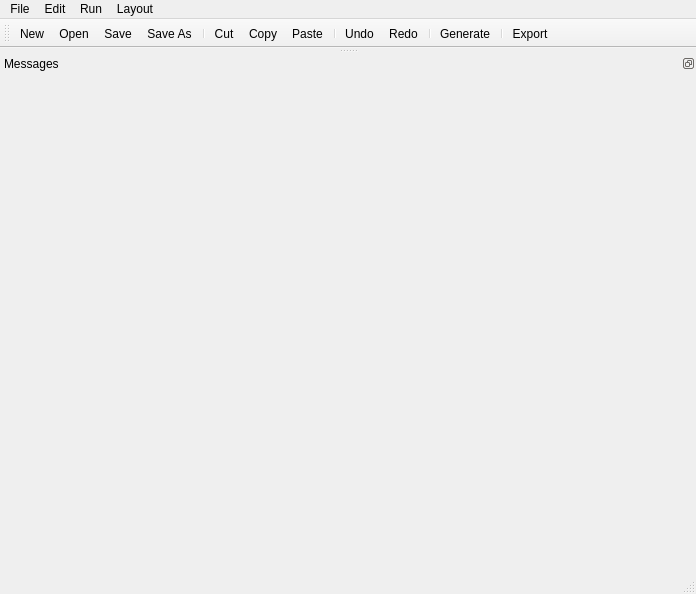
<?xml version="1.0" encoding="UTF-8"?>
<ui version="4.0">
 <class>MainWindow</class>
 <widget class="QMainWindow" name="MainWindow">
  <property name="enabled">
   <bool>true</bool>
  </property>
  <property name="geometry">
   <rect>
    <x>0</x>
    <y>0</y>
    <width>696</width>
    <height>594</height>
   </rect>
  </property>
  <property name="windowTitle">
   <string>Fromage IDE</string>
  </property>
  <property name="autoFillBackground">
   <bool>true</bool>
  </property>
  <property name="unifiedTitleAndToolBarOnMac">
   <bool>false</bool>
  </property>
  <widget class="QWidget" name="centralwidget">
   <property name="sizePolicy">
    <sizepolicy hsizetype="Preferred" vsizetype="Maximum">
     <horstretch>0</horstretch>
     <verstretch>0</verstretch>
    </sizepolicy>
   </property>
  </widget>
  <widget class="QStatusBar" name="statusbar">
   <property name="enabled">
    <bool>true</bool>
   </property>
  </widget>
  <widget class="QToolBar" name="toolBar">
   <property name="windowTitle">
    <string>toolbar</string>
   </property>
   <attribute name="toolBarArea">
    <enum>TopToolBarArea</enum>
   </attribute>
   <attribute name="toolBarBreak">
    <bool>false</bool>
   </attribute>
   <addaction name="actionNew"/>
   <addaction name="actionOpen"/>
   <addaction name="actionSave"/>
   <addaction name="actionSaveAs"/>
   <addaction name="separator"/>
   <addaction name="actionCut"/>
   <addaction name="actionCopy"/>
   <addaction name="actionPaste"/>
   <addaction name="separator"/>
   <addaction name="actionUndo"/>
   <addaction name="actionRedo"/>
   <addaction name="separator"/>
   <addaction name="actionGenerate"/>
   <addaction name="separator"/>
   <addaction name="actionExport"/>
  </widget>
  <widget class="QMenuBar" name="menuBar">
   <property name="geometry">
    <rect>
     <x>0</x>
     <y>0</y>
     <width>696</width>
     <height>18</height>
    </rect>
   </property>
   <widget class="QMenu" name="menuFile">
    <property name="title">
     <string>File</string>
    </property>
    <addaction name="actionNew"/>
    <addaction name="actionOpen"/>
    <addaction name="separator"/>
    <addaction name="actionSave"/>
    <addaction name="actionSaveAs"/>
    <addaction name="separator"/>
    <addaction name="actionExport"/>
   </widget>
   <widget class="QMenu" name="menuEdit">
    <property name="title">
     <string>Edit</string>
    </property>
    <addaction name="actionCut"/>
    <addaction name="actionCopy"/>
    <addaction name="actionPaste"/>
    <addaction name="separator"/>
    <addaction name="actionUndo"/>
    <addaction name="actionRedo"/>
   </widget>
   <widget class="QMenu" name="menuRun">
    <property name="title">
     <string>Run</string>
    </property>
    <addaction name="actionGenerate"/>
   </widget>
   <widget class="QMenu" name="menuLayout">
    <property name="title">
     <string>Layout</string>
    </property>
    <addaction name="actionCircular_Layout"/>
    <addaction name="separator"/>
    <addaction name="actionSpring_Layout"/>
   </widget>
   <addaction name="menuFile"/>
   <addaction name="menuEdit"/>
   <addaction name="menuRun"/>
   <addaction name="menuLayout"/>
  </widget>
  <widget class="QDockWidget" name="dock_widget">
   <property name="sizePolicy">
    <sizepolicy hsizetype="Expanding" vsizetype="Minimum">
     <horstretch>0</horstretch>
     <verstretch>0</verstretch>
    </sizepolicy>
   </property>
   <property name="floating">
    <bool>false</bool>
   </property>
   <property name="features">
    <set>QDockWidget::DockWidgetFloatable|QDockWidget::DockWidgetMovable</set>
   </property>
   <property name="windowTitle">
    <string>Messages</string>
   </property>
   <attribute name="dockWidgetArea">
    <number>8</number>
   </attribute>
   <widget class="QWidget" name="dockContents"/>
  </widget>
  <action name="actionNew">
   <property name="icon">
    <iconset resource="icons.qrc">
     <normaloff>:/document-new.png</normaloff>:/document-new.png</iconset>
   </property>
   <property name="text">
    <string>New</string>
   </property>
   <property name="toolTip">
    <string>New</string>
   </property>
   <property name="shortcut">
    <string>Ctrl+N</string>
   </property>
   <property name="iconVisibleInMenu">
    <bool>true</bool>
   </property>
  </action>
  <action name="actionOpen">
   <property name="icon">
    <iconset resource="icons.qrc">
     <normaloff>:/document-open.png</normaloff>:/document-open.png</iconset>
   </property>
   <property name="text">
    <string>Open</string>
   </property>
   <property name="toolTip">
    <string>Open document</string>
   </property>
   <property name="shortcut">
    <string>Ctrl+O</string>
   </property>
  </action>
  <action name="actionSave">
   <property name="icon">
    <iconset resource="icons.qrc">
     <normaloff>:/document-save.png</normaloff>:/document-save.png</iconset>
   </property>
   <property name="text">
    <string>Save</string>
   </property>
   <property name="toolTip">
    <string>Save document</string>
   </property>
   <property name="shortcut">
    <string>Ctrl+S</string>
   </property>
  </action>
  <action name="actionSaveAs">
   <property name="icon">
    <iconset resource="icons.qrc">
     <normaloff>:/document-save-as.png</normaloff>:/document-save-as.png</iconset>
   </property>
   <property name="text">
    <string>Save As</string>
   </property>
   <property name="toolTip">
    <string>Save document as...</string>
   </property>
  </action>
  <action name="actionCut">
   <property name="icon">
    <iconset resource="icons.qrc">
     <normaloff>:/edit-cut.png</normaloff>:/edit-cut.png</iconset>
   </property>
   <property name="text">
    <string>Cut</string>
   </property>
   <property name="toolTip">
    <string>Cut text</string>
   </property>
   <property name="shortcut">
    <string>Ctrl+X</string>
   </property>
  </action>
  <action name="actionCopy">
   <property name="icon">
    <iconset resource="icons.qrc">
     <normaloff>:/edit-copy.png</normaloff>:/edit-copy.png</iconset>
   </property>
   <property name="text">
    <string>Copy</string>
   </property>
   <property name="toolTip">
    <string>Copy text</string>
   </property>
   <property name="shortcut">
    <string>Ctrl+C</string>
   </property>
  </action>
  <action name="actionPaste">
   <property name="icon">
    <iconset resource="icons.qrc">
     <normaloff>:/edit-paste.png</normaloff>:/edit-paste.png</iconset>
   </property>
   <property name="text">
    <string>Paste</string>
   </property>
   <property name="toolTip">
    <string>Paste text</string>
   </property>
   <property name="shortcut">
    <string>Ctrl+V</string>
   </property>
  </action>
  <action name="actionUndo">
   <property name="icon">
    <iconset resource="icons.qrc">
     <normaloff>:/edit-undo.png</normaloff>:/edit-undo.png</iconset>
   </property>
   <property name="text">
    <string>Undo</string>
   </property>
   <property name="toolTip">
    <string>Undo action</string>
   </property>
   <property name="shortcut">
    <string>Ctrl+Z</string>
   </property>
  </action>
  <action name="actionRedo">
   <property name="icon">
    <iconset resource="icons.qrc">
     <normaloff>:/edit-redo.png</normaloff>:/edit-redo.png</iconset>
   </property>
   <property name="text">
    <string>Redo</string>
   </property>
   <property name="toolTip">
    <string>Redo action</string>
   </property>
  </action>
  <action name="actionGenerate">
   <property name="icon">
    <iconset resource="icons.qrc">
     <normaloff>:/reload3.png</normaloff>:/reload3.png</iconset>
   </property>
   <property name="text">
    <string>Generate</string>
   </property>
   <property name="shortcut">
    <string>Ctrl+R</string>
   </property>
  </action>
  <action name="actionExport">
   <property name="icon">
    <iconset resource="icons.qrc">
     <normaloff>:/export.png</normaloff>:/export.png</iconset>
   </property>
   <property name="text">
    <string>Export</string>
   </property>
   <property name="toolTip">
    <string>Exports to image</string>
   </property>
   <property name="shortcut">
    <string>Ctrl+E</string>
   </property>
  </action>
  <action name="actionCircular_Layout">
   <property name="checkable">
    <bool>true</bool>
   </property>
   <property name="text">
    <string>Circular Layout</string>
   </property>
  </action>
  <action name="actionSpring_Layout">
   <property name="checkable">
    <bool>true</bool>
   </property>
   <property name="text">
    <string>Spring Layout</string>
   </property>
  </action>
 </widget>
 <resources>
  <include location="icons.qrc"/>
 </resources>
 <connections/>
</ui>
